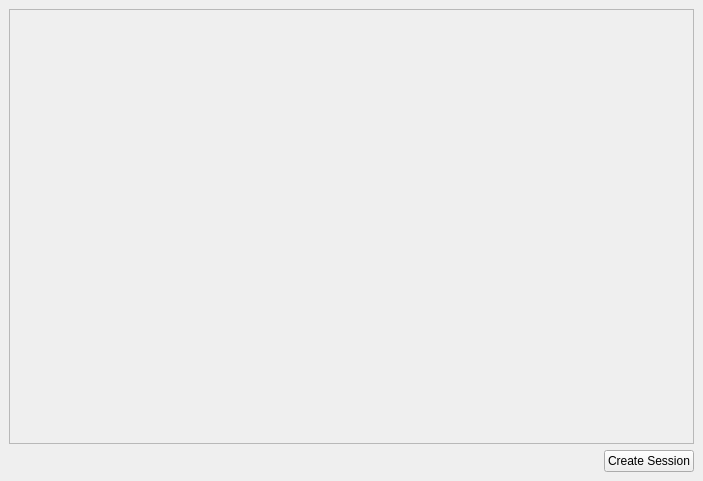
<?xml version="1.0" encoding="UTF-8"?>
<ui version="4.0">
 <class>YPSessionListWindow</class>
 <widget class="QMainWindow" name="YPSessionListWindow">
  <property name="geometry">
   <rect>
    <x>0</x>
    <y>0</y>
    <width>703</width>
    <height>481</height>
   </rect>
  </property>
  <property name="windowTitle">
   <string>MainWindow</string>
  </property>
  <widget class="QWidget" name="centralwidget">
   <layout class="QVBoxLayout" name="verticalLayout">
    <item>
     <widget class="QScrollArea" name="scrollArea">
      <property name="widgetResizable">
       <bool>true</bool>
      </property>
      <widget class="QWidget" name="scroll_area">
       <property name="geometry">
        <rect>
         <x>0</x>
         <y>0</y>
         <width>677</width>
         <height>413</height>
        </rect>
       </property>
       <layout class="QVBoxLayout" name="verticalLayout_3">
        <item>
         <layout class="QVBoxLayout" name="scroll_area_layout"/>
        </item>
       </layout>
      </widget>
     </widget>
    </item>
    <item>
     <layout class="QHBoxLayout" name="horizontalLayout">
      <item>
       <spacer name="horizontalSpacer">
        <property name="orientation">
         <enum>Qt::Horizontal</enum>
        </property>
        <property name="sizeHint" stdset="0">
         <size>
          <width>40</width>
          <height>20</height>
         </size>
        </property>
       </spacer>
      </item>
      <item>
       <widget class="QPushButton" name="btn_create_session">
        <property name="text">
         <string>Create Session</string>
        </property>
       </widget>
      </item>
     </layout>
    </item>
   </layout>
  </widget>
 </widget>
 <resources/>
 <connections/>
</ui>
